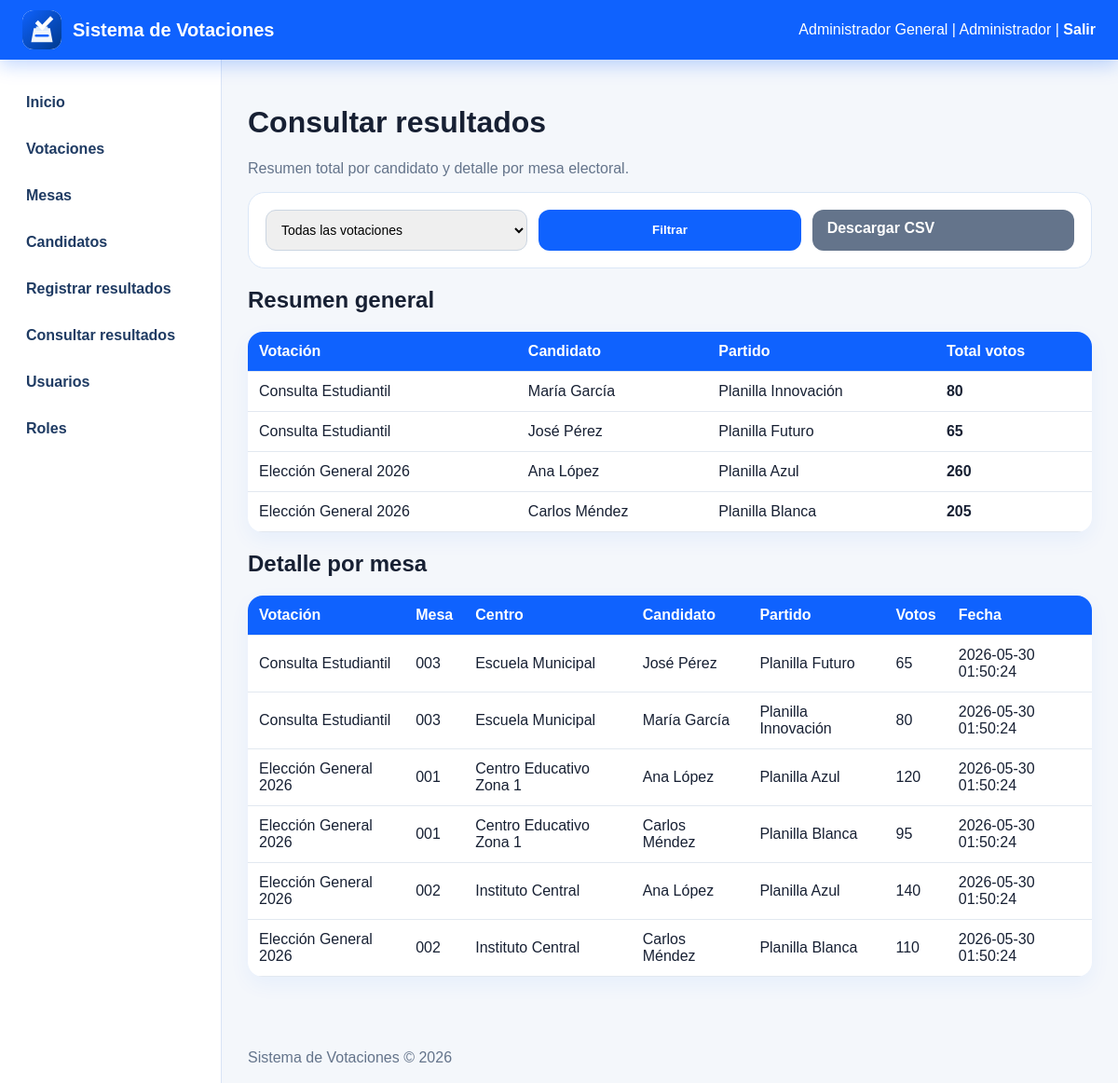
The app's page /reportes.php (signed in) with its own data.
### tables this page shows
CREATE TABLE resultados (
  id_resultado INT AUTO_INCREMENT PRIMARY KEY,
  id_votacion INT NOT NULL,
  id_mesa INT NOT NULL,
  id_candidato INT NOT NULL,
  votos INT NOT NULL DEFAULT 0,
  observaciones VARCHAR(255) NULL,
  fecha_registro TIMESTAMP DEFAULT CURRENT_TIMESTAMP,
  id_usuario INT NULL,
  UNIQUE KEY unico_resultado (id_votacion,id_mesa,id_candidato),
  FOREIGN KEY (id_votacion) REFERENCES votaciones(id_votacion) ON DELETE CASCADE,
  FOREIGN KEY (id_mesa) REFERENCES mesas(id_mesa),
  FOREIGN KEY (id_candidato) REFERENCES candidatos(id_candidato),
  FOREIGN KEY (id_usuario) REFERENCES usuarios(id_usuario) ON DELETE SET NULL
);

CREATE TABLE votaciones (
  id_votacion INT AUTO_INCREMENT PRIMARY KEY,
  nombre VARCHAR(150) NOT NULL,
  descripcion TEXT NOT NULL,
  fecha_inicio DATE NOT NULL,
  fecha_fin DATE NOT NULL,
  estado ENUM('Planificada','Activa','Cerrada','Anulada') DEFAULT 'Planificada'
);

CREATE TABLE mesas (
  id_mesa INT AUTO_INCREMENT PRIMARY KEY,
  numero_mesa VARCHAR(20) NOT NULL UNIQUE,
  centro_votacion VARCHAR(150) NOT NULL,
  municipio VARCHAR(100) NOT NULL,
  departamento VARCHAR(100) NOT NULL,
  estado ENUM('Abierta','Cerrada','En revisión') DEFAULT 'Abierta'
);

CREATE TABLE candidatos (
  id_candidato INT AUTO_INCREMENT PRIMARY KEY,
  nombre VARCHAR(120) NOT NULL,
  partido VARCHAR(100) NOT NULL,
  cargo VARCHAR(100) NOT NULL,
  estado ENUM('Activo','Inactivo') DEFAULT 'Activo',
  id_votacion INT NOT NULL,
  FOREIGN KEY (id_votacion) REFERENCES votaciones(id_votacion) ON DELETE CASCADE
);

### config.php (called while the page is built, shortened)
<?php
function e($texto) {
    return htmlspecialchars((string)$texto, ENT_QUOTES, 'UTF-8');
}
function puedeVerModulo($modulo) {
    $rol = $_SESSION['rol'] ?? '';
    $permisos = [
        'Administrador' => ['inicio','usuarios','roles','votaciones','mesas','candidatos','resultados','reportes','descargar'],
        'Operador' => ['inicio','votaciones','mesas','candidatos','resultados','reportes','descargar'],
        'Digitador' => ['inicio','resultados','reportes'],
        'Consulta' => ['inicio','reportes']
    ];
    return in_array($modulo, $permisos[$rol] ?? [], true);
}
?>

### reportes.php (the view, shortened to what this page needs)
<?php require 'config.php'; requiereModulo('reportes'); require 'header.php';
$idVotacion = $_GET['id_votacion'] ?? '';
$params=[]; $where='';
$sql='SELECT v.nombre votacion, c.nombre candidato, c.partido, SUM(r.votos) total_votos FROM resultados r JOIN votaciones v ON r.id_votacion=v.id_votacion JOIN candidatos c ON r.id_candidato=c.id_candidato '.$where.' GROUP BY v.id_votacion,c.id_candidato ORDER BY v.nombre,total_votos DESC';
$st=$pdo->prepare($sql);$st->execute($params);$resumen=$st->fetchAll();
$det=$pdo->prepare('SELECT v.nombre votacion, m.numero_mesa, m.centro_votacion, c.nombre candidato, c.partido, r.votos, r.fecha_registro FROM resultados r JOIN votaciones v ON r.id_votacion=v.id_votacion JOIN mesas m ON r.id_mesa=m.id_mesa JOIN candidatos c ON r.id_candidato=c.id_candidato '.($idVotacion?'WHERE r.id_votacion=?':'').' ORDER BY v.nombre,m.numero_mesa,c.nombre');$det->execute($params);$detalle=$det->fetchAll(); ?>
<h1>Consultar resultados</h1>
<p class="muted">Resumen total por candidato y detalle por mesa electoral.</p>
<form method="GET" class="form-grid"><select name="id_votacion"><option value="">Todas las votaciones</option></select><button>Filtrar</button><?php if(puedeVerModulo('descargar')): ?><a class="btn secondary" href="descargar.php?tabla=resultados">Descargar CSV</a><?php endif; ?></form>
<h2>Resumen general</h2><table><tr><th>Votación</th><th>Candidato</th><th>Partido</th><th>Total votos</th></tr><?php foreach($resumen as $r): ?><tr><td><?=e($r['votacion'])?></td><td><?=e($r['candidato'])?></td><td><?=e($r['partido'])?></td><td><strong><?=e($r['total_votos'])?></strong></td></tr><?php endforeach; ?></table>
<h2>Detalle por mesa</h2><table><tr><th>Votación</th><th>Mesa</th><th>Centro</th><th>Candidato</th><th>Partido</th><th>Votos</th><th>Fecha</th></tr><?php foreach($detalle as $r): ?><tr><td><?=e($r['votacion'])?></td><td><?=e($r['numero_mesa'])?></td><td><?=e($r['centro_votacion'])?></td><td><?=e($r['candidato'])?></td><td><?=e($r['partido'])?></td><td><?=e($r['votos'])?></td><td><?=e($r['fecha_registro'])?></td></tr><?php endforeach; ?></table>
<?php require 'footer.php'; ?>

### assets/style.css (style rules this page uses)
* { box-sizing:border-box }
body { margin:0;font-family:Arial,Helvetica,sans-serif;background:#f4f7fb;color:#172033 }
.btn,button { background:#0f62fe;color:white;border:0;border-radius:12px;padding:11px 16px;text-decoration:none;font-weight:700;cursor:pointer;display:inline-block }
.btn.secondary { background:#64748b }
.muted,.page-subtitle { color:#64748b }
.form-grid { display:grid;grid-template-columns:repeat(auto-fit,minmax(220px,1fr));gap:12px;background:white;border:1px solid #dbe7f7;border-radius:18px;padding:18px;margin:16px 0 }
.form-grid input,.form-grid select,.form-grid textarea { padding:12px;border:1px solid #cbd5e1;border-radius:11px;font-size:14px }
table { width:100%;border-collapse:collapse;background:white;border-radius:16px;overflow:hidden;box-shadow:0 8px 22px rgba(15,98,254,.06);margin-top:16px }
th,td { padding:12px;border-bottom:1px solid #e2e8f0;text-align:left }
th { background:#0f62fe;color:white }

### records on screen
resultados: id_votacion.nombre "Consulta Estudiantil", id_mesa.numero_mesa "003", id_mesa.centro_votacion "Escuela Municipal", id_candidato.nombre "José Pérez", id_candidato.partido "Planilla Futuro", votos "65", fecha_registro "2026-05-30 01:50:24"
resultados: id_votacion.nombre "Consulta Estudiantil", id_mesa.numero_mesa "003", id_mesa.centro_votacion "Escuela Municipal", id_candidato.nombre "María García", id_candidato.partido "Planilla Innovación", votos "80", fecha_registro "2026-05-30 01:50:24"
resultados: id_votacion.nombre "Elección General 2026", id_mesa.numero_mesa "001", id_mesa.centro_votacion "Centro Educativo Zona 1", id_candidato.nombre "Ana López", id_candidato.partido "Planilla Azul", votos "120", fecha_registro "2026-05-30 01:50:24"
resultados: id_votacion.nombre "Elección General 2026", id_mesa.numero_mesa "001", id_mesa.centro_votacion "Centro Educativo Zona 1", id_candidato.nombre "Carlos Méndez", id_candidato.partido "Planilla Blanca", votos "95", fecha_registro "2026-05-30 01:50:24"
resultados: id_votacion.nombre "Elección General 2026", id_mesa.numero_mesa "002", id_mesa.centro_votacion "Instituto Central", id_candidato.nombre "Ana López", id_candidato.partido "Planilla Azul", votos "140", fecha_registro "2026-05-30 01:50:24"
resultados: id_votacion.nombre "Elección General 2026", id_mesa.numero_mesa "002", id_mesa.centro_votacion "Instituto Central", id_candidato.nombre "Carlos Méndez", id_candidato.partido "Planilla Blanca", votos "110", fecha_registro "2026-05-30 01:50:24"

### other values on screen
$_SESSION['usuario'] "Administrador General"
$_SESSION['rol'] "Administrador"
$r['votacion'] "Consulta Estudiantil"
$r['candidato'] "María García"
$r['partido'] "Planilla Innovación"
$r['total_votos'] "80"
$r['candidato'] "José Pérez"
$r['partido'] "Planilla Futuro"
$r['total_votos'] "65"
$r['votacion'] "Elección General 2026"
$r['candidato'] "Ana López"
$r['partido'] "Planilla Azul"
$r['total_votos'] "260"
$r['candidato'] "Carlos Méndez"
$r['partido'] "Planilla Blanca"
